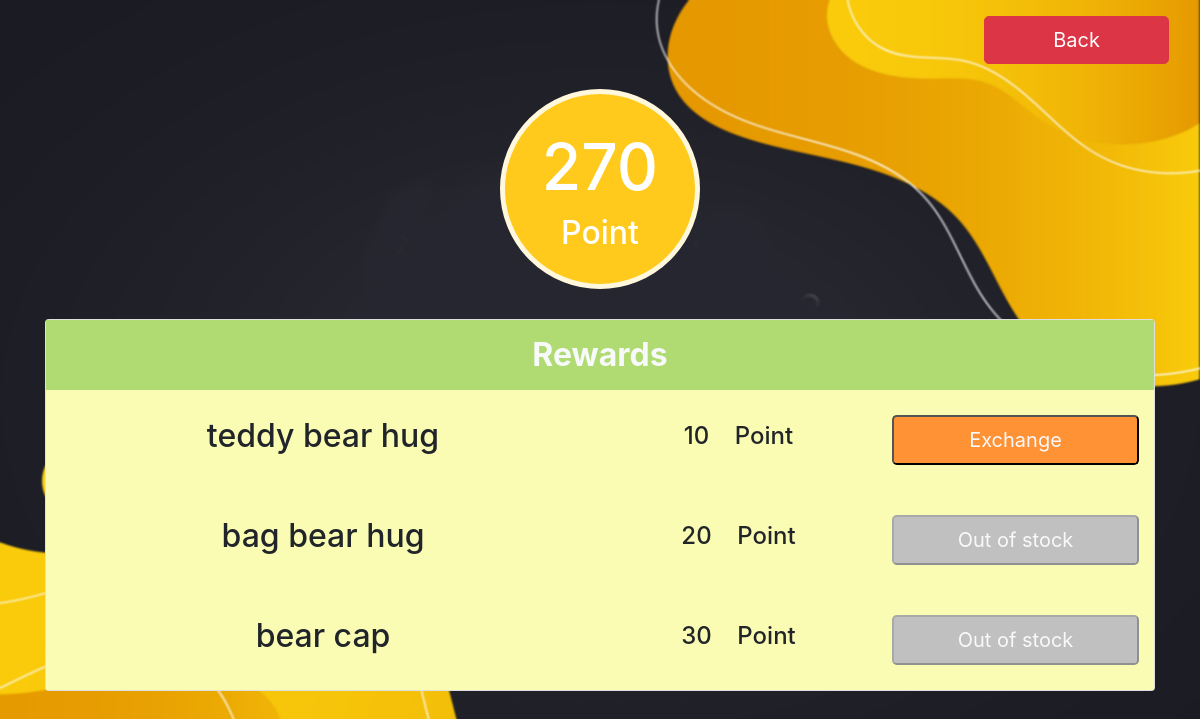
The page /reward.php (signed in) on the database as committed earlier.
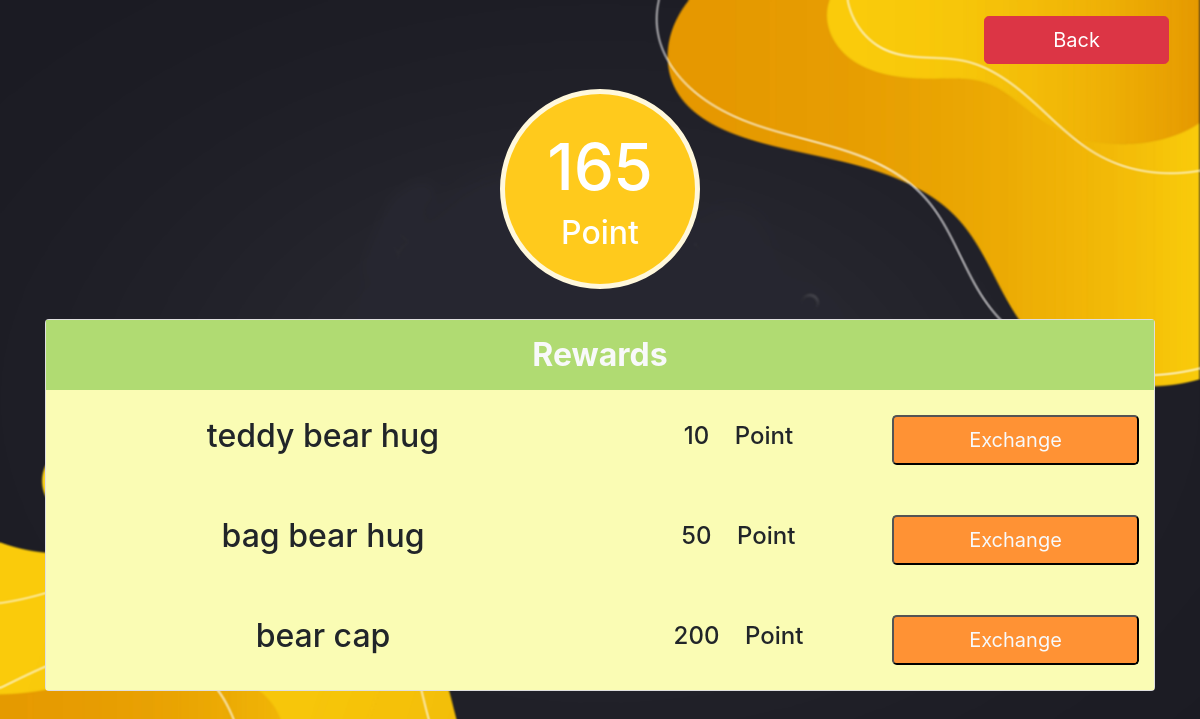
The same page on the database as committed later.
### tables this page shows
CREATE TABLE `user` (
  `id_user` int(5) NOT NULL COMMENT 'primary key',
  `phone_user` varchar(10) NOT NULL,
  `password_user` varchar(20) NOT NULL,
  `firstname_user` varchar(255) NOT NULL,
  `lastname_user` varchar(255) NOT NULL,
  `address_user` varchar(255) NOT NULL,
  `email_user` varchar(255) NOT NULL,
  `total_point_user` int(5) NOT NULL,
  `id_permission_user` int(1) NOT NULL COMMENT 'foreign key'
);

CREATE TABLE `reward` (
  `id_reward` int(2) NOT NULL,
  `description_reward` text NOT NULL,
  `name_reward` varchar(255) NOT NULL,
  `point_exchange_reward` int(5) NOT NULL,
  `stock_reward` int(5) NOT NULL
);

### reward.php (called while the page is built, shortened)
<?php
include './User/component/header.php';
include './User/views/reward_modal.php';
include './User/component/footage.php';

### User/models/reward.php (called while the page is built)
<?php
require './Mysql/Connect.php';
$id_user = $_SESSION['id_user'];
    $q_total_point_user = "SELECT total_point_user FROM user where id_user ='$id_user'";
    $result_total_point = mysqli_query($dbcon, $q_total_point_user);
    $total_point = mysqli_fetch_assoc($result_total_point);
    $sql = "SELECT * FROM reward";
    $result = $dbcon->query($sql);

### User/views/reward_modal.php (the view)
<?php
require './User/models/reward.php';
?>
<div class="container mt-3 float-right">
    <a href="profile.php" type="button" class="btn btn-danger btn-lg float-right mr-3 col-2">Back</a>
</div>
<div class="container d-flex justify-content-center">
    <div class="circle-bg">
        <div class="h1" style="font-size: 4rem;">
            <?php echo $total_point['total_point_user']; ?>
        </div>
        <h2 style="font-size: 2rem;">Point</h2>
    </div>
</div>
<div class="container ">
    <div class="card">
        <div class="text-light text-center d-flex" style="background-color:#b0db72; height: 70px;">
            <h2 class="col mt-3"> <strong>Rewards</strong></h2>
        </div>
        <?php
        while ($result_fetch = mysqli_fetch_assoc($result)) {
        ?>
            <div>
                <table class="col">
                    <tbody>
                        <tr>
                            <td class="col-4" style="background-color:#fafcb4; height: 100px;">
                                <h2 class="text-center"><?php echo $result_fetch['name_reward']; ?></h2>
                            </td>
                            <td class="col-2" style="background-color:#fafcb4;">
                                <h4 class="text-center">
                                    <input type="hidden" value="<?php echo $result_fetch['point_exchange_reward'] ?>" /><?php echo $result_fetch['point_exchange_reward']; ?> &nbsp;&nbsp; Point
                                </h4>
                            </td>
                            <td class="col-2" style="background-color:#fafcb4;">
                                <?php if ($result_fetch['stock_reward'] == 0) { ?>
                                    <button type="button" class="btn-block col-12 btn-lg text-light reward_ex" style="background-color:#C0C0C0" disabled> Out of stock </button>
                                <?php } else { ?>
                                    <button type="button" class="btn-block col-12 btn-lg text-light reward_ex" style="background-color:#ff9234" id="<?php echo $result_fetch['id_reward']; ?>"> Exchange </button>
                                <?php } ?>
                            </td>
                        </tr>
                    </tbody>
                </table>
            </div>
        <?php  } ?>
    </div>
</div>

Rows that differ between the two databases and show on the page:
changed user: total_point_user "270" → "165"
changed reward "bag bear hug": point_exchange_reward "20" → "50"; stock_reward "Out of stock" → "Exchange"
changed reward "bear cap": point_exchange_reward "30" → "200"; stock_reward "Out of stock" → "Exchange"
